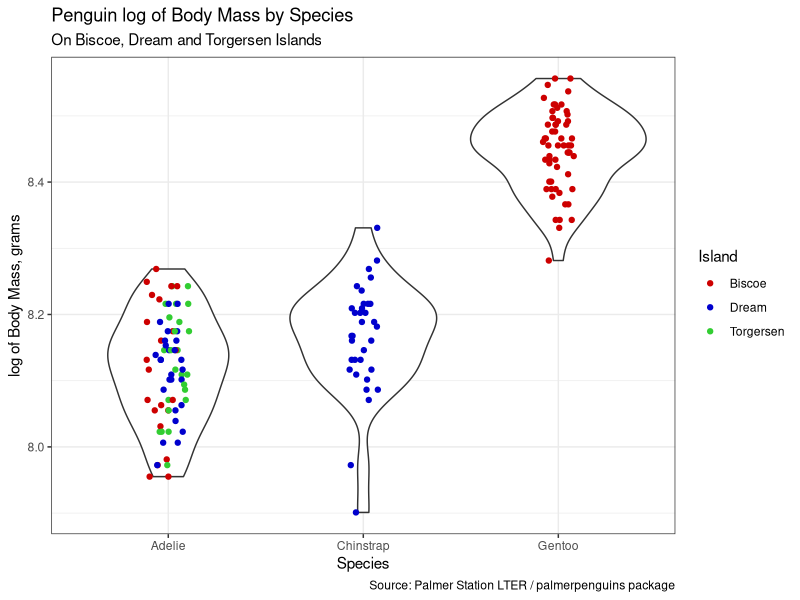

Write the R code that produced this figure.
##### Feb 15, 2021 #####
##### Group work #####

##### Load Libraries #####
library(palmerpenguins)
library(tidyverse)
library(here)

##### Load Data #####
glimpse(penguins)

##### Analysis #####
### Part 1 ###

mean_and_var <- penguins %>%
  group_by(species, island, sex) %>%
  drop_na(sex, body_mass_g, island, species) %>%
  summarise (mean_mass = mean(body_mass_g, na.rm = TRUE),
             var_mass = var(body_mass_g, na.rm = TRUE)
  )
view(mean_and_var)

### Part 2 ###
penguins %>%
  filter (sex == "female") %>%
  mutate(log_mass = log(body_mass_g)) %>%
  select(species, island, sex, log_mass)%>%
  ggplot(aes(x = species, 
             y = log_mass)
  ) + 
  geom_violin() +
  geom_jitter(
    aes(x = species,
        y = log_mass,
        color = island),
    position = position_jitterdodge(dodge = 0.1)
  ) +
  labs(title = "Penguin log of Body Mass by Species", #custom labels
       subtitle = "On Biscoe, Dream and Torgersen Islands",
       caption = "Source: Palmer Station LTER / palmerpenguins package",
       x = "Species",
       y = "log of Body Mass, grams",
       color = "Island"
  )+
  scale_color_manual(labels = c("Biscoe","Dream","Torgersen"), #custom colors
                     values = c("red3","mediumblue","limegreen")
  )+
  theme_bw()
